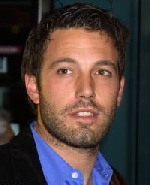
#> input picture Faces/train/Ben Afflek/12.jpg, 150 x 185 px, found by its file name; its folder holds only this picture in this run
$ python faces_train.py
#> lines starting #> are read from the running program, lines starting #| are printed output that depends on the picture
import os
import cv2 as cv
import numpy as np

people = ['Ben Afflek', 'Elton John', 'Jerry Seinfield', 'Madonna', 'Mindy Kaling']
DIR = r'C:\Storage\Programming\General Practice\Machine Learning\OpenCV\Faces\train'

haar_cascade = cv.CascadeClassifier('haar_face.xml')

features = []
labels = []

def create_train():
    for person in people:
        path = os.path.join(DIR, person)
        label = people.index(person)

        for img in os.listdir(path):
            img_path = os.path.join(path, img)

            img_array = cv.imread(img_path)
#> img_array is the input picture: shape (185, 150, 3); mean B, G, R 60.5, 62.7, 77.8
            gray = cv.cvtColor(img_array, cv.COLOR_BGR2GRAY)
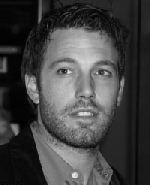
#> gray: shape (185, 150); min 0, max 238, mean 67

            faces_rect = haar_cascade.detectMultiScale(gray, scaleFactor=1.1, minNeighbors=4)
#> faces_rect = [[34, 35, 98, 98]]

            for (x,y,w,h) in faces_rect:
                faces_roi = gray[y:y+h, x:x+w]
                features.append(faces_roi)
                labels.append(label)
#> this loop made 1 pass
#> pass 1, in create_train, `faces_roi = gray[y:y+h, x:x+w]`:
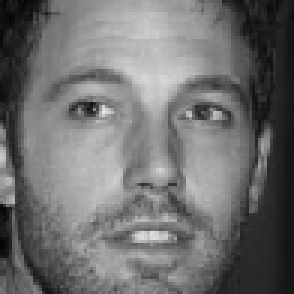
#> faces_roi: shape (98, 98) (shown 3 times larger); min 4, max 232, mean 111.6
#> after the loop, features = 1 item; labels = [0]

#> (the run stopped early here; a loop or call above may not have finished)
